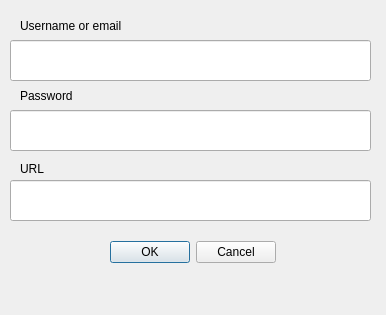
<?xml version="1.0" encoding="UTF-8"?>
<ui version="4.0">
 <class>Dialog</class>
 <widget class="QDialog" name="Dialog">
  <property name="geometry">
   <rect>
    <x>0</x>
    <y>0</y>
    <width>386</width>
    <height>315</height>
   </rect>
  </property>
  <property name="windowTitle">
   <string>Login</string>
  </property>
  <widget class="QLabel" name="passwordLabel">
   <property name="geometry">
    <rect>
     <x>20</x>
     <y>80</y>
     <width>341</width>
     <height>31</height>
    </rect>
   </property>
   <property name="text">
    <string>Password</string>
   </property>
  </widget>
  <widget class="QLabel" name="usernameLabel">
   <property name="geometry">
    <rect>
     <x>20</x>
     <y>10</y>
     <width>341</width>
     <height>31</height>
    </rect>
   </property>
   <property name="text">
    <string>Username or email</string>
   </property>
  </widget>
  <widget class="QLineEdit" name="usernameEdit">
   <property name="geometry">
    <rect>
     <x>10</x>
     <y>40</y>
     <width>361</width>
     <height>41</height>
    </rect>
   </property>
  </widget>
  <widget class="QgsPasswordLineEdit" name="passwordEdit">
   <property name="geometry">
    <rect>
     <x>10</x>
     <y>110</y>
     <width>361</width>
     <height>41</height>
    </rect>
   </property>
   <property name="text">
    <string/>
   </property>
   <property name="clearButtonEnabled">
    <bool>false</bool>
   </property>
   <property name="showLockIcon">
    <bool>false</bool>
   </property>
  </widget>
  <widget class="QDialogButtonBox" name="buttonBox">
   <property name="geometry">
    <rect>
     <x>110</x>
     <y>240</y>
     <width>166</width>
     <height>25</height>
    </rect>
   </property>
   <property name="standardButtons">
    <set>QDialogButtonBox::Cancel|QDialogButtonBox::Ok</set>
   </property>
   <property name="centerButtons">
    <bool>false</bool>
   </property>
  </widget>
  <widget class="QLabel" name="label">
   <property name="geometry">
    <rect>
     <x>20</x>
     <y>160</y>
     <width>67</width>
     <height>17</height>
    </rect>
   </property>
   <property name="text">
    <string>URL</string>
   </property>
  </widget>
  <widget class="QLineEdit" name="urlEdit">
   <property name="geometry">
    <rect>
     <x>10</x>
     <y>180</y>
     <width>361</width>
     <height>41</height>
    </rect>
   </property>
  </widget>
 </widget>
 <customwidgets>
  <customwidget>
   <class>QgsPasswordLineEdit</class>
   <extends>QLineEdit</extends>
   <header>qgspasswordlineedit.h</header>
  </customwidget>
 </customwidgets>
 <resources/>
 <connections/>
</ui>
